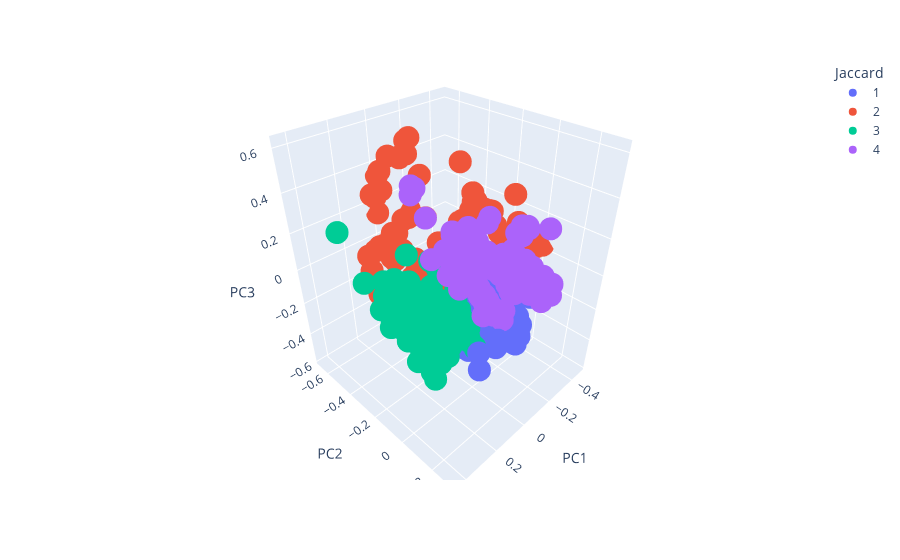

Notebook code cell kept with this figure:
### Markdown cell above
#### Kmeans Jaccard Clusters

### Code cell
jac_dist_epi2 = px.scatter_3d(jac_dist_epi2, x = 'PC1', y = 'PC2', z = 'PC3', color = 'Jaccard',
                             category_orders = {'Jaccard': [1, 2, 3, 4]})
jac_dist_epi2.show()

### Figure 1 — Plotly figure (JSON) as saved in the notebook; plotly's stock layout.template omitted (floating-point values rounded to 4 significant figures; data arrays with more than 128 entries replaced by an {"elided": "..."} marker saying what was removed)
{"data": [{"hovertemplate": "Jaccard=1<br>PC1=%{x}<br>PC2=%{y}<br>PC3=%{z}<extra></extra>", "legendgroup": "1", "marker": {"color": "#636efa", "symbol": "circle"}, "mode": "markers", "name": "1", "scene": "scene", "showlegend": true, "type": "scatter3d", "x": {"elided": "604 float values"}, "y": {"elided": "604 float values"}, "z": {"elided": "604 float values"}}, {"hovertemplate": "Jaccard=2<br>PC1=%{x}<br>PC2=%{y}<br>PC3=%{z}<extra></extra>", "legendgroup": "2", "marker": {"color": "#EF553B", "symbol": "circle"}, "mode": "markers", "name": "2", "scene": "scene", "showlegend": true, "type": "scatter3d", "x": {"elided": "153 float values"}, "y": {"elided": "153 float values"}, "z": {"elided": "153 float values"}}, {"hovertemplate": "Jaccard=3<br>PC1=%{x}<br>PC2=%{y}<br>PC3=%{z}<extra></extra>", "legendgroup": "3", "marker": {"color": "#00cc96", "symbol": "circle"}, "mode": "markers", "name": "3", "scene": "scene", "showlegend": true, "type": "scatter3d", "x": {"elided": "211 float values"}, "y": {"elided": "211 float values"}, "z": {"elided": "211 float values"}}, {"hovertemplate": "Jaccard=4<br>PC1=%{x}<br>PC2=%{y}<br>PC3=%{z}<extra></extra>", "legendgroup": "4", "marker": {"color": "#ab63fa", "symbol": "circle"}, "mode": "markers", "name": "4", "scene": "scene", "showlegend": true, "type": "scatter3d", "x": {"elided": "279 float values"}, "y": {"elided": "279 float values"}, "z": {"elided": "279 float values"}}], "layout": {"legend": {"title": {"text": "Jaccard"}, "tracegroupgap": 0}, "margin": {"t": 60}, "scene": {"domain": {"x": [0, 1], "y": [0, 1]}, "xaxis": {"title": {"text": "PC1"}}, "yaxis": {"title": {"text": "PC2"}}, "zaxis": {"title": {"text": "PC3"}}}}}
